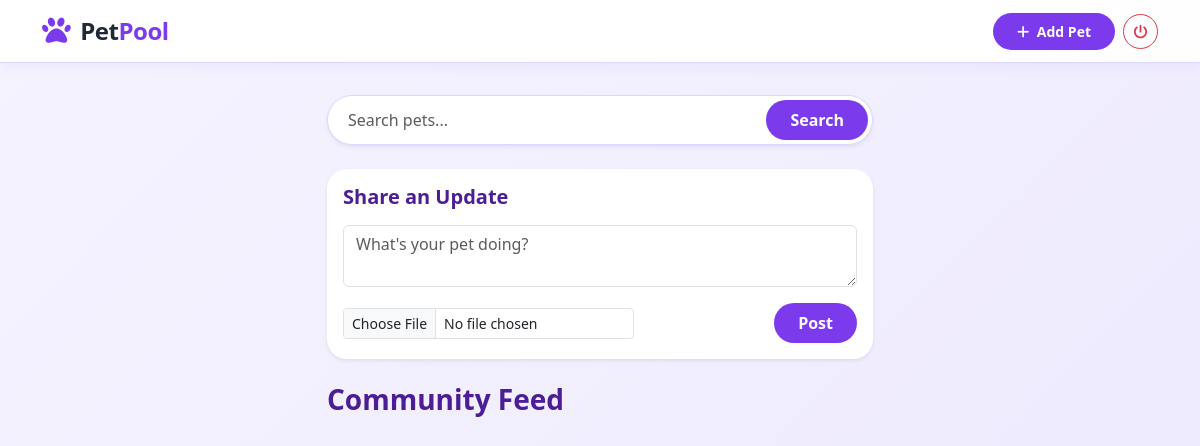
The page / (signed in) on the database as committed earlier.
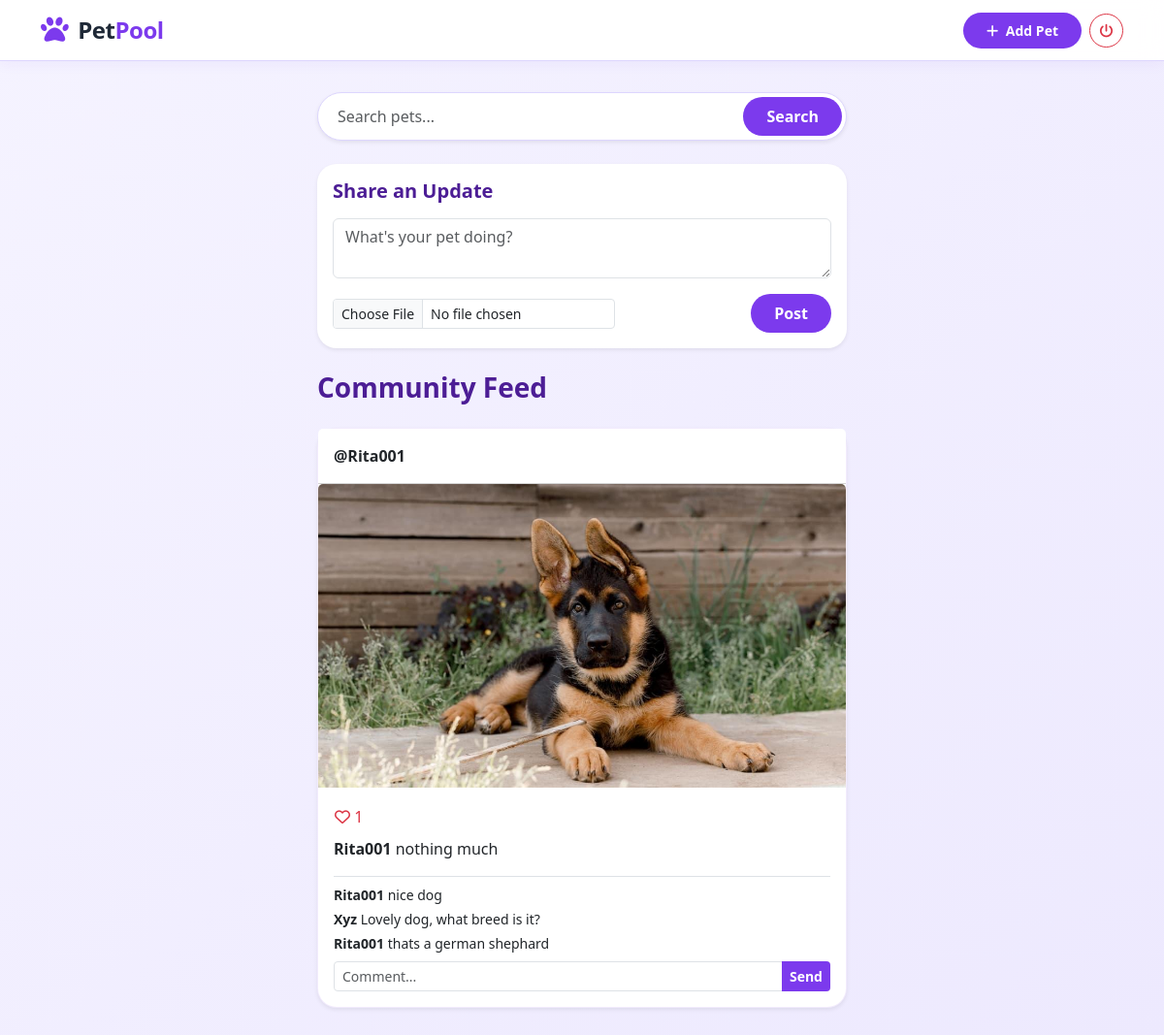
The same page on the database as committed later.
### core/models.py (models this page shows, shortened)
class Post(models.Model):
    author = models.ForeignKey(User, on_delete=models.CASCADE)
    caption = models.TextField()
    image = models.ImageField(upload_to='post_pics/')
    created_at = models.DateTimeField(auto_now_add=True)
    likes = models.ManyToManyField(User, related_name='liked_posts', blank=True)

class Comment(models.Model):
    user = models.ForeignKey(User, on_delete=models.CASCADE)
    post = models.ForeignKey(Post, related_name='comments', on_delete=models.CASCADE)
    text = models.TextField()
    created_at = models.DateTimeField(auto_now_add=True)

### core/views.py (the view)
# urls.py: path('', views.feed, name='feed'),
@login_required
def feed(request):
    if request.method == 'POST':
        caption = request.POST.get('caption')
        image = request.FILES.get('image')
        if caption and image:
            Post.objects.create(author=request.user, caption=caption, image=image)
            return redirect('feed')
    query = request.GET.get('q')
    if query:
        posts = Post.objects.filter(
            Q(caption__icontains=query) |
            Q(author__username__icontains=query)
        ).order_by('-created_at')
    else:
        posts = Post.objects.all().order_by('-created_at')
    user_pets = Pet.objects.filter(owner=request.user)
    return render(request, 'core/feed.html', {
        'posts': posts,
        'user_pets': user_pets,
        'search_query': query
    })

### core/templates/core/feed.html (shortened to what this page needs)
{% extends 'core/base.html' %}
{% block content %}
<div class="row justify-content-center">
    <div class="col-md-8 col-lg-6">
        <div class="mb-4">
            <form class="d-flex shadow-sm rounded-pill bg-white p-1 border" style="border-color: #ddd6fe !important;" method="GET" action="{% url 'feed' %}">
                <input class="form-control border-0 rounded-pill ps-3" type="search" name="q" placeholder="Search pets..." value="{{ search_query|default:'' }}">
                <button class="btn btn-purple rounded-pill px-4" type="submit">Search</button>
            </form>
        </div>
        <div class="card shadow-sm mb-4 border-0">
            <div class="card-body">
                <h5 class="fw-bold mb-3" style="color: #4c1d95;">Share an Update</h5>
                <form method="POST" enctype="multipart/form-data">
                    <textarea name="caption" class="form-control mb-3" placeholder="What's your pet doing?" rows="2" required></textarea>
                    <div class="d-flex justify-content-between align-items-center">
                        <input type="file" name="image" class="form-control form-control-sm w-auto" accept="image/*" required>
                        <button type="submit" class="btn btn-purple px-4">Post</button>
                    </div>
                </form>
            </div>
        </div>
        <h3 class="fw-bold mb-4" style="color: #4c1d95;">Community Feed</h3>
        {% for post in posts %}
        <div class="card shadow-sm mb-4">
            <div class="card-header bg-white py-3">
                <span class="fw-bold">@{{ post.author.username }}</span>
            </div>
            {% if post.image %}
                <img src="{{ post.image.url }}" class="card-img-top" style="max-height: 500px; object-fit: cover;">
            {% endif %}
            <div class="card-body">
                <button class="btn btn-link text-danger p-0 text-decoration-none like-btn" data-id="{{ post.id }}">
                    <i class="{% if request.user in post.likes.all %}fa-solid{% else %}fa-regular{% endif %} fa-heart"></i>
                    <span class="like-count">{{ post.likes.count }}</span>
                </button>
                <p class="mt-2 mb-1"><strong>{{ post.author.username }}</strong> {{ post.caption }}</p>
                <div class="mt-3 border-top pt-2">
                    {% for comment in post.comments.all %}
                        <p class="small mb-1"><strong>{{ comment.user.username }}</strong> {{ comment.text }}</p>
                    {% endfor %}
                    <form action="{% url 'add_comment' post.id %}" method="POST" class="mt-2">
                        <div class="input-group input-group-sm">
                            <input type="text" name="text" class="form-control" placeholder="Comment..." required>
                            <button class="btn btn-purple" type="submit">Send</button>
                        </div>
                    </form>
                </div>
            </div>
        </div>
        {% endfor %}
    </div>
</div>
{% endblock %}

### core/templates/core/base.html (shortened to what this page needs)
<!DOCTYPE html>
<html lang="en">
<head>
    <link href="https://cdn.jsdelivr.net/npm/bootstrap@5.3.0/dist/css/bootstrap.min.css" rel="stylesheet">
    <link rel="stylesheet" href="https://cdnjs.cloudflare.com/ajax/libs/font-awesome/6.4.0/css/all.min.css">
</head>
<body>
    <nav class="navbar navbar-expand-lg sticky-top mb-4">
        <div class="container">
            <a class="navbar-brand fw-bold d-flex align-items-center" href="{% url 'feed' %}">
                <i class="fa-solid fa-paw logo-icon"></i>
                <span class="brand-text-main">Pet</span><span class="brand-text-sub">Pool</span>
            </a>
            <div class="ms-auto d-flex align-items-center">
                {% if user.is_authenticated %}
                    <a href="{% url 'create_pet' %}" class="btn btn-purple btn-sm me-2">
                        <i class="fa-solid fa-plus me-1"></i> Add Pet
                    </a>
                    <a href="{% url 'logout' %}" class="btn btn-outline-danger btn-sm rounded-circle" style="width: 35px; height: 35px; padding: 0; line-height: 33px; text-align: center;">
                        <i class="fa-solid fa-power-off"></i>
                    </a>
                {% else %}
                    <a href="{% url 'login' %}" class="btn btn-purple btn-sm">Login</a>
                {% endif %}
            </div>
        </div>
    </nav>
    <div class="container py-2">
        {% block content %}{% endblock %}
    </div>
</body>
</html>

### core/templates/core/base.html (style rules this page uses)
body { background: linear-gradient(135deg, #f5f3ff 0%, #ede9fe 100%); min-height: 100vh; font-family: 'Segoe UI', system-ui, -apple-system, sans-serif; }
.navbar { background: rgba(255, 255, 255, 0.95); backdrop-filter: blur(10px); border-bottom: 1px solid #ddd6fe; box-shadow: 0 4px 12px rgba(109, 40, 217, 0.05); }
.navbar-brand { font-size: 1.5rem; letter-spacing: -0.5px; }
.logo-icon { color: #7c3aed; margin-right: 10px; font-size: 1.8rem; }
.brand-text-main { color: #1f2937; }
.brand-text-sub { color: #7c3aed; }
.btn-purple { background-color: #7c3aed; color: white; border-radius: 25px; padding: 8px 24px; font-weight: 600; border: none; transition: all 0.3s ease; }
.card { border-radius: 20px; border: 1px solid rgba(124, 58, 237, 0.1); background: white; }

Rows that differ between the two databases and show on the page:
added Post: author.username "Rita001", image (picture), likes.count "1", caption "nothing much"
added Comment: user.username "Rita001", text "nice dog"
added Comment: user.username "Xyz", text "Lovely dog, what breed is it?"
added Comment: user.username "Rita001", text "thats a german shephard"
